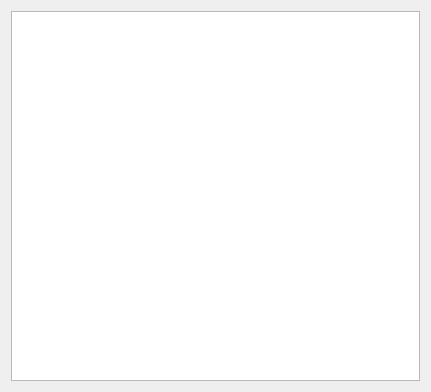
<?xml version="1.0" encoding="UTF-8"?>
<ui version="4.0">
 <class>Dialog</class>
 <widget class="QDialog" name="Dialog">
  <property name="geometry">
   <rect>
    <x>0</x>
    <y>0</y>
    <width>431</width>
    <height>392</height>
   </rect>
  </property>
  <property name="windowTitle">
   <string>The Current Sgtk Environment</string>
  </property>
  <layout class="QHBoxLayout" name="horizontalLayout">
   <item>
    <widget class="QListView" name="view"/>
   </item>
  </layout>
 </widget>
 <resources>
  <include location="resources.qrc"/>
 </resources>
 <connections/>
</ui>
